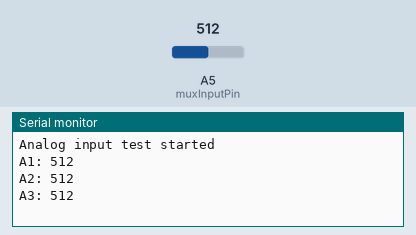
Simulated run of this sketch. Board: Arduino Uno, built with avr-gcc and run on an emulated ATmega328P. On the bench: the last lines printed to the serial monitor. Inputs (shaded band) come from the test bench; at power-on: A5 (muxInputPin) = 512.

Above: at 4.2 s.
4.3 s: A5 (muxInputPin) set to 716
At 4.9 s:
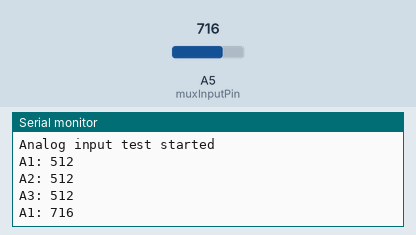
5.8 s: A5 (muxInputPin) set to 900
At 6.5 s:
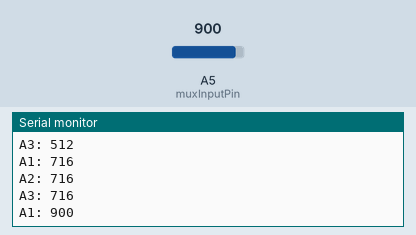
Timing chart, 0 to 8.8 s (numbered marks = the images above; inputs shaded):
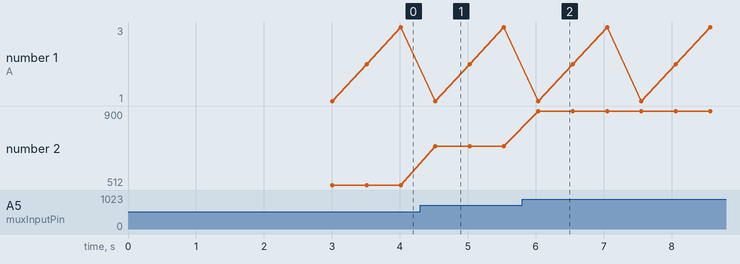

The sketch:

INPUT_ANALOG_test.ino
```cpp
const int muxSelectPins[] = {1, 8, 11};
const int muxInputPin = 5;

void setup() {
  Serial.begin(115200);
  delay(3000);

  for (int i = 0; i < 3; i++)
    pinMode(muxSelectPins[i], OUTPUT);
  pinMode(muxInputPin, INPUT);

  Serial.println("Analog input test started");
}

void loop() {
  for (int i = 3; i <= 5; i++) {
    digitalWrite(muxSelectPins[0], bitRead(i, 0));
    digitalWrite(muxSelectPins[1], bitRead(i, 1));
    digitalWrite(muxSelectPins[2], bitRead(i, 2));
    delay(5);

    int val = analogRead(muxInputPin);
    Serial.print("A");
    Serial.print(i - 2);
    Serial.print(": ");
    Serial.println(val);

    delay(500);
  }
}
```

Measured:
- after the input at 4.3 s, the serial monitor: prints a new line after 0.22 s (image 1)
- after the input at 5.8 s, the serial monitor: prints a new line after 0.24 s (image 2)
- plotted number 2: 512 → 716 after the input at 4.3 s, 716 → 900 after the input at 5.8 s
